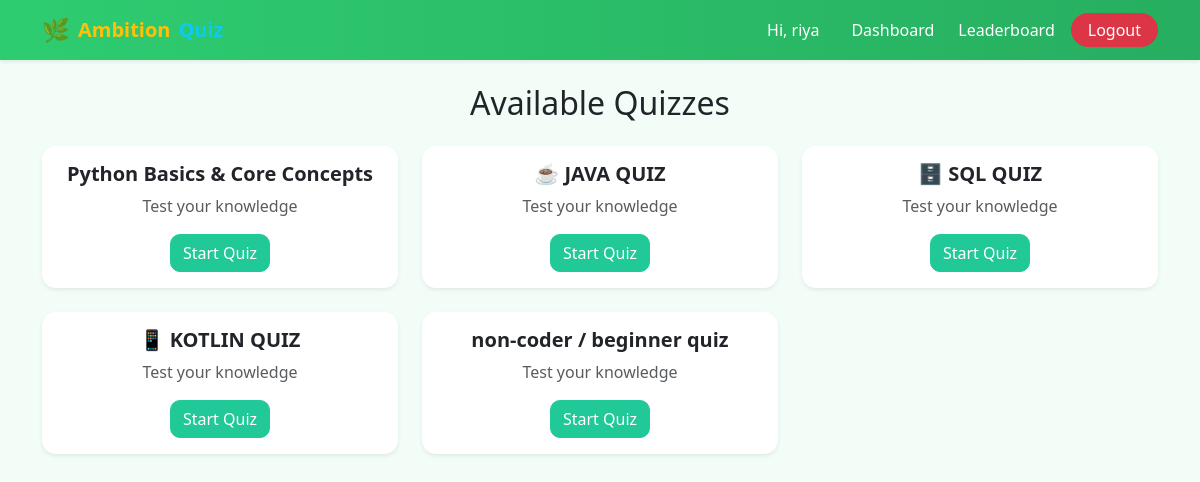
Screenshot of /quizzes/ (signed in) with the database file from the repository.
### quiz/models.py (models this page shows, shortened)
class Quiz(models.Model):
    title = models.CharField(max_length=100)

### quiz/views.py (the view)
# urls.py: path('quizzes/', views.quiz_list, name='quiz_list'),
def quiz_list(request):
    quizzes = Quiz.objects.all()
    return render(request, 'quiz/quiz_list.html', {'quizzes': quizzes})

### quiz/templates/quiz/quiz_list.html (shortened to what this page needs)
{% extends 'quiz/base.html' %}
{% block content %}
<h2 class="mb-4 text-center">Available Quizzes</h2>
<div class="row">
    {% for quiz in quizzes %}
        <div class="col-md-4">
            <div class="card quiz-card shadow-sm mb-4">
                <div class="card-body text-center">
                    <h5 class="card-title">{{ quiz.title }}</h5>
                    <p class="text-muted">Test your knowledge</p>
                    <a href="{% url 'quiz_detail' quiz.id %}" class="btn btn-success">
                        Start Quiz
                    </a>
                </div>
            </div>
        </div>
    {% empty %}
        <p class="text-center">No quizzes available.</p>
    {% endfor %}
</div>
{% endblock %}

### quiz/templates/quiz/base.html (shortened to what this page needs)
<!DOCTYPE html>
<html lang="en">
<head>
    <link href="https://cdn.jsdelivr.net/npm/bootstrap@5.3.2/dist/css/bootstrap.min.css" rel="stylesheet">
    {% load static %}
    <link rel="stylesheet" href="{% static 'quiz/style.css' %}">
</head>
<body>
<nav class="navbar navbar-expand-lg navbar-dark shadow-sm"
     style="background: linear-gradient(90deg, #2ecc71, #27ae60);">
  <div class="container">
    <a class="navbar-brand d-flex align-items-center gap-2 fw-bold" href="/">
      <span style="font-size: 1.4rem;">🌿</span>
      <span class="text-warning">Ambition</span>
      <span class="text-info">Quiz</span>
    </a>
    <div class="collapse navbar-collapse" id="navbarNav">
      <ul class="navbar-nav ms-auto align-items-center">
        {% if user.is_authenticated %}
          <li class="nav-item me-2">
            <span class="nav-link text-light">
              Hi, {{ user.username }}
            </span>
          </li>
          <li class="nav-item">
            <a class="nav-link text-light" href="{% url 'dashboard' %}">
              Dashboard
            </a>
          </li>
          <li class="nav-item">
            <a class="nav-link text-light" href="{% url 'leaderboard' %}">
              Leaderboard
            </a>
          </li>
          <li class="nav-item ms-2">
            <a class="btn btn-danger px-3 py-1 rounded-pill"
               href="{% url 'logout' %}">
              Logout
            </a>
          </li>
        {% endif %}
      </ul>
    </div>
  </div>
</nav>
<div class="container mt-4">
    {% block content %}
    {% endblock %}
</div>
</body>
</html>

### quiz/static/quiz/style.css (style rules this page uses)
body { background-color: #f1fdf6; color: #212529; font-family: "Segoe UI", Roboto, Arial, sans-serif; }
.navbar { background: linear-gradient(90deg, #30ed95, #286e59); }
.navbar .nav-link { color: #ffffff !important; font-weight: 500; margin-left: 8px; }
.card { border-radius: 14px; border: none; box-shadow: 0 6px 18px rgba(0, 0, 0, 0.08); }
.card-title { font-weight: 600; }
.quiz-card { transition: transform 0.3s ease, box-shadow 0.3s ease; }
.btn { border-radius: 10px; font-weight: 500; }
.btn-success { background-color: #20c997; border-color: #20c997; }
a { color: #198754; text-decoration: none; }

### rows the page displays
Quiz: title "Python Basics & Core Concepts"
Quiz: title "☕ JAVA QUIZ"
Quiz: title "🗄️ SQL QUIZ"
Quiz: title "📱 KOTLIN QUIZ"
Quiz: title "non-coder / beginner quiz"

### other values shown
{{ user.username }} "riya"
